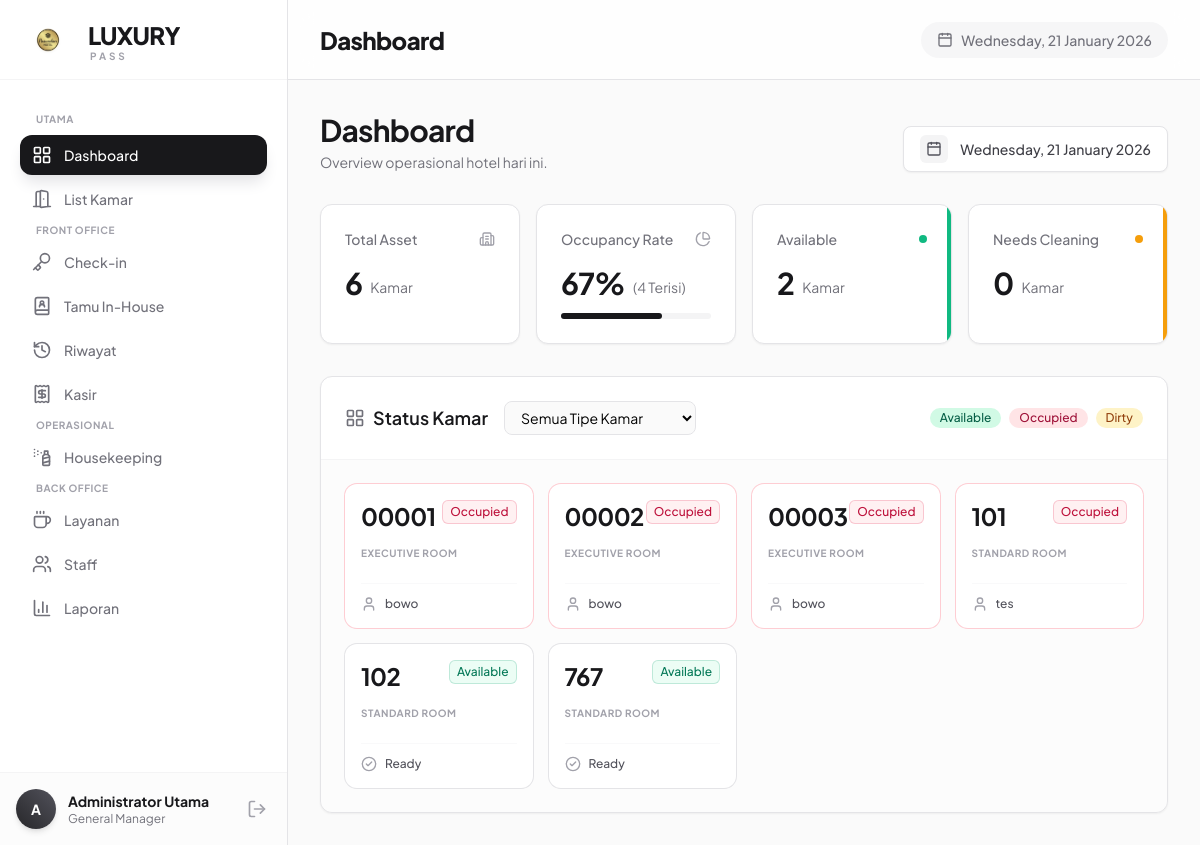
The page /index.php?modul=Dashboard&aksi=index (signed in) on the database its author committed.
### tables this page shows
CREATE TABLE `kamar` (
  `id_kamar` int NOT NULL AUTO_INCREMENT,
  `nomor_kamar` varchar(10) NOT NULL,
  `id_tipe` int NOT NULL,
  `status` enum('available','occupied','dirty') DEFAULT 'available',
  PRIMARY KEY (`id_kamar`),
  UNIQUE KEY `nomor_kamar` (`nomor_kamar`),
  KEY `fk_kamar_tipe` (`id_tipe`),
  CONSTRAINT `fk_kamar_tipe` FOREIGN KEY (`id_tipe`) REFERENCES `tipe_kamar` (`id_tipe`)
);

CREATE TABLE `tipe_kamar` (
  `id_tipe` int NOT NULL AUTO_INCREMENT,
  `nama_tipe` varchar(50) NOT NULL,
  `harga_dasar` decimal(10,2) NOT NULL,
  `kapasitas` int DEFAULT '2',
  `deskripsi` text,
  `foto_kamar` varchar(255) DEFAULT NULL,
  PRIMARY KEY (`id_tipe`)
);

### controllers/Dashboard/DashboardController.php (called while the page is built, shortened)
<?php
class DashboardController {
    private $db;
    public function __construct() {
        $this->db = new Database();
    }
    public function index() {
        $tipe = $_GET['tipe'] ?? '';
        $whr = "";
        $params = [];
        $sql = "SELECT k.*, t.nama_tipe,
                       MAX(tr.id_transaksi) as id_transaksi,
                       MAX(tr.nama_tamu) as nama_tamu
                FROM kamar k
                JOIN tipe_kamar t ON k.id_tipe = t.id_tipe
                LEFT JOIN transaksi_kamar tk ON k.id_kamar = tk.id_kamar
                LEFT JOIN transaksi tr ON tk.id_transaksi = tr.id_transaksi AND tr.status_transaksi = 'active'
                WHERE 1=1 $whr
                GROUP BY k.id_kamar
                ORDER BY k.nomor_kamar ASC";
        $stmt = $this->db->prepare($sql);
        $stmt->execute($params);
        $rooms = $stmt->fetchAll(PDO::FETCH_ASSOC);
        $stats = ['total'=>count($rooms), 'available'=>0, 'occupied'=>0, 'dirty'=>0, 'occupancy'=>0];
        foreach($rooms as $r) {
            if(isset($stats[$r['status']])) {
                $stats[$r['status']]++;
            }
        }
        if($stats['total'] > 0) {
            $stats['occupancy'] = round(($stats['occupied'] / $stats['total']) * 100);
        }
        $listTipe = $this->db->query("SELECT * FROM tipe_kamar")->fetchAll(PDO::FETCH_ASSOC);
        $payload = [
            'stats' => $stats,
            'rooms' => $rooms,
            'listTipe' => $listTipe,
            'selectedTipe' => $tipe
        ];
        $this->view('Dashboard/index', ['data' => $payload]);
    }
    private function view($p, $d) {
        extract($d);
        include 'views/Layout/header.php';
        include 'views/Layout/sidebar.php';
        include "views/$p.php";
        include 'views/Layout/footer.php';
    }
}
?>

### config/Database.php (called while the page is built, shortened)
<?php
class Database {
    private $host = '1j8pl4.h.filess.io';
    private $user = 'perhotelan_islandsame';
    private $pass = 'f233af60e12348708637ab4f7cd2b8b8bdde631c';
    private $db   = 'perhotelan_islandsame';
    private $port = '61002';
    public $conn;
    public function __construct() {
        $dsn = "mysql:host={$this->host};port={$this->port};dbname={$this->db};charset=utf8mb4";
        try {
            $this->conn = new PDO($dsn, $this->user, $this->pass, [
                PDO::ATTR_ERRMODE => PDO::ERRMODE_EXCEPTION,
                PDO::ATTR_DEFAULT_FETCH_MODE => PDO::FETCH_ASSOC
            ]);
        } catch (PDOException $e) {
            die("Koneksi Database Gagal: " . $e->getMessage());
        }
    }
    public function prepare($sql) { return $this->conn->prepare($sql); }
}
?>

### views/Dashboard/index.php (the view, shortened to what this page needs)
<div class="mb-8 flex flex-col md:flex-row md:items-end justify-between gap-4">
    <div>
        <h1 class="text-3xl font-bold tracking-tight text-zinc-900">Dashboard</h1>
        <p class="text-zinc-500 mt-1 text-sm">Overview operasional hotel hari ini.</p>
    </div>
    <div class="bg-white border border-zinc-200 px-4 py-2 rounded-lg shadow-sm flex items-center gap-3">
        <div class="bg-zinc-100 p-1.5 rounded-md">
            <i data-lucide="calendar" class="w-4 h-4 text-zinc-600"></i>
        </div>
        <span class="text-sm font-medium text-zinc-700">
            <?= date('l, d F Y') ?>
        </span>
    </div>
</div>
<div class="grid grid-cols-1 md:grid-cols-2 lg:grid-cols-4 gap-4 mb-8">
    <div class="bg-white p-6 rounded-xl border border-zinc-200 shadow-sm hover:shadow-md transition-shadow duration-200">
        <div class="flex items-center justify-between mb-4">
            <span class="text-sm font-medium text-zinc-500">Total Asset</span>
            <i data-lucide="building-2" class="w-4 h-4 text-zinc-400"></i>
        </div>
        <div class="flex items-end gap-2">
            <h3 class="text-3xl font-bold text-zinc-900 tracking-tight"><?= $data['stats']['total'] ?></h3>
            <span class="text-sm text-zinc-500 mb-1">Kamar</span>
        </div>
    </div>
    <div class="bg-white p-6 rounded-xl border border-zinc-200 shadow-sm hover:shadow-md transition-shadow duration-200">
        <div class="flex items-center justify-between mb-4">
            <span class="text-sm font-medium text-zinc-500">Occupancy Rate</span>
            <i data-lucide="pie-chart" class="w-4 h-4 text-zinc-400"></i>
        </div>
        <div class="flex items-end gap-2">
            <h3 class="text-3xl font-bold text-zinc-900 tracking-tight"><?= $data['stats']['occupancy'] ?>%</h3>
            <span class="text-sm <?= $data['stats']['occupancy'] > 70 ? 'text-emerald-600' : 'text-zinc-500' ?> mb-1">
                (<?= $data['stats']['occupied'] ?> Terisi)
            </span>
        </div>
        <div class="w-full bg-zinc-100 rounded-full h-1.5 mt-3">
            <div class="bg-zinc-900 h-1.5 rounded-full" style="width: <?= $data['stats']['occupancy'] ?>%"></div>
        </div>
    </div>
    <div class="bg-white p-6 rounded-xl border border-zinc-200 shadow-sm hover:shadow-md transition-shadow duration-200 relative overflow-hidden">
        <div class="absolute right-0 top-0 h-full w-1 bg-emerald-500"></div>
        <div class="flex items-center justify-between mb-4">
            <span class="text-sm font-medium text-zinc-500">Available</span>
            <span class="flex h-2 w-2 rounded-full bg-emerald-500"></span>
        </div>
        <div class="flex items-end gap-2">
            <h3 class="text-3xl font-bold text-zinc-900 tracking-tight"><?= $data['stats']['available'] ?></h3>
            <span class="text-sm text-zinc-500 mb-1">Kamar</span>
        </div>
    </div>
    <div class="bg-white p-6 rounded-xl border border-zinc-200 shadow-sm hover:shadow-md transition-shadow duration-200 relative overflow-hidden">
        <div class="absolute right-0 top-0 h-full w-1 bg-amber-500"></div>
        <div class="flex items-center justify-between mb-4">
            <span class="text-sm font-medium text-zinc-500">Needs Cleaning</span>
            <span class="flex h-2 w-2 rounded-full bg-amber-500"></span>
        </div>
        <div class="flex items-end gap-2">
            <h3 class="text-3xl font-bold text-zinc-900 tracking-tight"><?= $data['stats']['dirty'] ?></h3>
            <span class="text-sm text-zinc-500 mb-1">Kamar</span>
        </div>
    </div>
</div>
<div class="bg-white border border-zinc-200 rounded-xl shadow-sm overflow-hidden">
    <div class="p-6 border-b border-zinc-100 flex flex-col md:flex-row justify-between items-center gap-4">
        <div class="flex items-center gap-4 w-full md:w-auto">
            <h2 class="text-lg font-semibold text-zinc-900 flex items-center gap-2 whitespace-nowrap">
                <i data-lucide="layout-grid" class="w-5 h-5 text-zinc-500"></i>
                Status Kamar
            </h2>
            <div class="relative w-full md:w-48">
                <select onchange="window.location.href='index.php?modul=Dashboard&aksi=index&tipe='+this.value"
                        class="w-full pl-3 pr-8 py-1.5 rounded-lg border border-zinc-200 text-sm focus:ring-zinc-900 focus:border-zinc-900 bg-zinc-50 cursor-pointer">
                    <option value="">Semua Tipe Kamar</option>
                </select>
            </div>
        </div>
        <div class="flex gap-2">
            <span class="inline-flex items-center px-2.5 py-0.5 rounded-full text-xs font-medium bg-emerald-100 text-emerald-800">Available</span>
            <span class="inline-flex items-center px-2.5 py-0.5 rounded-full text-xs font-medium bg-rose-100 text-rose-800">Occupied</span>
            <span class="inline-flex items-center px-2.5 py-0.5 rounded-full text-xs font-medium bg-amber-100 text-amber-800">Dirty</span>
        </div>
    </div>
    <div class="p-6 bg-zinc-50/50">
        <?php if(empty($data['rooms'])): ?>
            <div class="text-center py-10 text-zinc-400">
                <i data-lucide="search-x" class="w-10 h-10 mx-auto mb-2 opacity-50"></i>
                <p>Tidak ada kamar ditemukan untuk tipe ini.</p>
                <a href="index.php?modul=Dashboard&aksi=index" class="text-sm text-zinc-900 underline mt-1 block">Reset Filter</a>
            </div>
        <?php else: ?>
            <div class="grid grid-cols-2 md:grid-cols-3 lg:grid-cols-4 xl:grid-cols-5 gap-4">
                <?php foreach($data['rooms'] as $r): ?>
                    <?php
                    if ($r['status'] == 'available') {
                        $cardClass = "bg-white ring-1 ring-zinc-200 hover:ring-emerald-400 hover:shadow-md group";
                        $badgeClass = "bg-emerald-50 text-emerald-700 ring-1 ring-inset ring-emerald-600/20";
                        $icon = "check-circle-2";
                        $statusLabel = "Available";
                        $subLabel = "Ready";
                        $action = "onclick=\"window.location.href='index.php?modul=Checkin&aksi=create&id_kamar={$r['id_kamar']}'\"";
                    } elseif ($r['status'] == 'occupied') {
                        $cardClass = "bg-white ring-1 ring-rose-200 hover:ring-rose-400 hover:shadow-md group";
                        $badgeClass = "bg-rose-50 text-rose-700 ring-1 ring-inset ring-rose-600/20";
                        $icon = "user";
                        $statusLabel = "Occupied";
                        $subLabel = strlen($r['nama_tamu']) > 12 ? substr($r['nama_tamu'], 0, 12) . '..' : $r['nama_tamu'];
                        $action = "onclick=\"openRoomModal('{$r['nomor_kamar']}', '{$r['nama_tamu']}', '{$r['id_transaksi']}', '{$r['nama_tipe']}')\"";
                    }
                    ?>
                    <div <?= $action ?> class="relative rounded-xl p-4 flex flex-col justify-between h-36 cursor-pointer transition-all duration-200 <?= $cardClass ?>">
                        <div class="flex justify-between items-start">
                            <span class="text-2xl font-bold text-zinc-900 tracking-tight group-hover:scale-105 transition-transform">
                                <?= $r['nomor_kamar'] ?>
                            </span>
                            <span class="inline-flex items-center rounded-md px-2 py-1 text-xs font-medium <?= $badgeClass ?>">
                                <?= $statusLabel ?>
                            </span>
                        </div>
                        <div>
                            <p class="text-[10px] uppercase font-bold text-zinc-400 tracking-wider">
                                <?= $r['nama_tipe'] ?>
                            </p>
                        </div>
                        <div class="flex items-center gap-2 mt-2 pt-3 border-t border-zinc-100/50">
                            <i data-lucide="<?= $icon ?>" class="w-4 h-4 text-zinc-400 group-hover:text-zinc-600"></i>
                            <span class="text-xs font-medium text-zinc-600 truncate">
                                <?= $subLabel ?>
                            </span>
                        </div>
                    </div>
                <?php endforeach; ?>
            </div>
        <?php endif; ?>
    </div>
</div>

### rows shown on the page
kamar: nomor_kamar "00001", status "Occupied", id_tipe.nama_tipe "EXECUTIVE ROOM", subLabel "bowo"
kamar: nomor_kamar "00002", status "Occupied", id_tipe.nama_tipe "EXECUTIVE ROOM", subLabel "bowo"
kamar: nomor_kamar "00003", status "Occupied", id_tipe.nama_tipe "EXECUTIVE ROOM", subLabel "bowo"
kamar: nomor_kamar "101", status "Occupied", id_tipe.nama_tipe "STANDARD ROOM", subLabel "tes"
kamar: nomor_kamar "102", status "Available", id_tipe.nama_tipe "STANDARD ROOM", status "Ready"
kamar: nomor_kamar "767", status "Available", id_tipe.nama_tipe "STANDARD ROOM", status "Ready"

### other values the page prints
$label "Dashboard List Kamar Check-in Tamu In-House Riwayat Kasir Housekeeping Layanan Staff Laporan"
substr($_SESSION['nama'] ?? 'U', 0, 1) "A"
$_SESSION['nama'] "Administrator Utama"
$_SESSION['role'] "General Manager"
$_GET['modul'] "Dashboard"
$data['stats']['total'] "6"
$data['stats']['occupancy'] "67"
$data['stats']['occupied'] "4"
$data['stats']['available'] "2"
$data['stats']['dirty'] "0"
